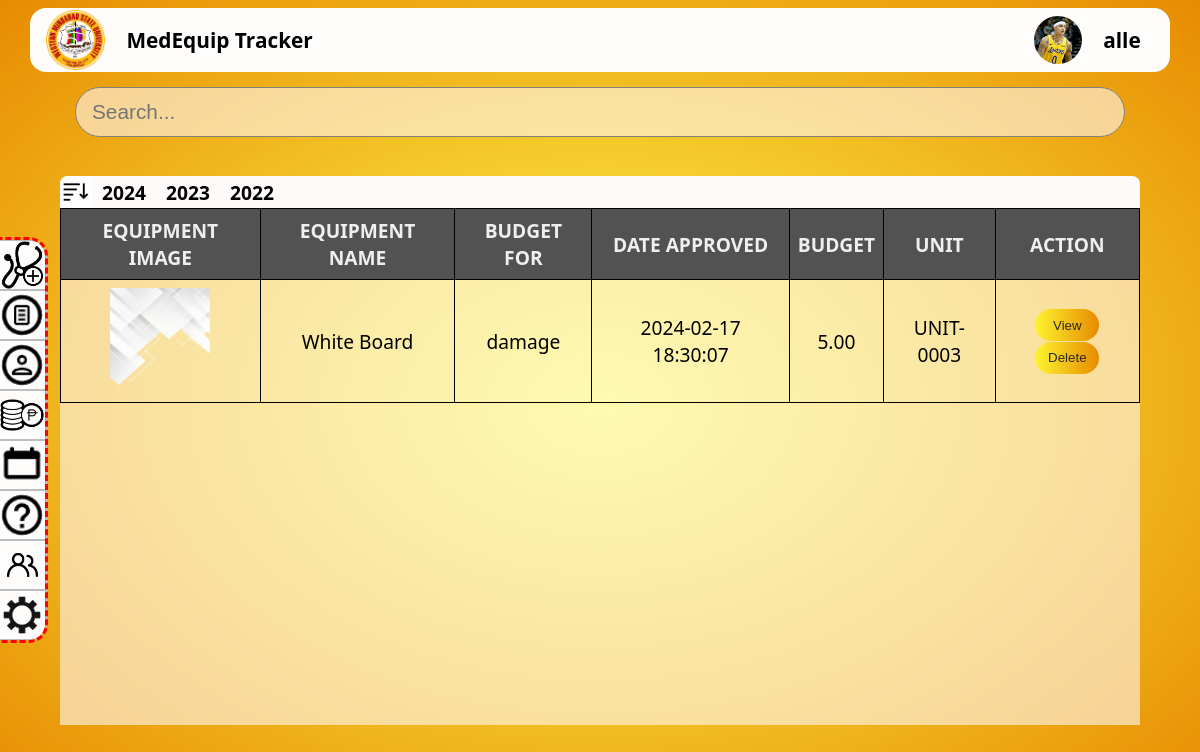
The page /admin panel/budget.php?id=1 (signed in) on the database its author committed.
### tables this page shows
CREATE TABLE `users` (
  `id` int(11) NOT NULL,
  `fullname` varchar(255) NOT NULL,
  `email` varchar(255) NOT NULL,
  `password` varchar(255) NOT NULL,
  `role` enum('admin','user','anonymous') NOT NULL DEFAULT 'anonymous',
  `contact` varchar(15) DEFAULT NULL,
  `department` varchar(255) DEFAULT NULL,
  `profile_img` varchar(255) DEFAULT NULL,
  `username` varchar(255) DEFAULT NULL,
  `gender` varchar(10) DEFAULT NULL,
  `address` varchar(100) DEFAULT NULL
);

CREATE TABLE `approved_requests` (
  `approved_ID` int(11) NOT NULL,
  `request_ID` int(11) DEFAULT NULL,
  `equip_img` varchar(255) DEFAULT NULL,
  `equipment_name` varchar(255) DEFAULT NULL,
  `budget` decimal(10,2) DEFAULT NULL,
  `details_of_equipment` text DEFAULT NULL,
  `date_approved` timestamp NOT NULL DEFAULT current_timestamp()
);

CREATE TABLE `appointment` (
  `request_ID` int(11) NOT NULL,
  `equipment_ID` int(11) DEFAULT NULL,
  `article` varchar(255) DEFAULT NULL,
  `date_request` date DEFAULT NULL,
  `description` text DEFAULT NULL,
  `fullname` varchar(255) DEFAULT NULL,
  `email` varchar(255) DEFAULT NULL,
  `contact_number` varchar(20) DEFAULT NULL,
  `status` varchar(255) NOT NULL DEFAULT 'pending',
  `damage_img` varchar(255) DEFAULT NULL,
  `equip_img` varchar(255) DEFAULT NULL,
  `unit_ID` varchar(255) DEFAULT NULL
);

### functions/header.php (called while the page is built, shortened)
<?php
$id = isset($_GET['id']) ? $_GET['id'] : null;
function getUserInfo($conn, $id) {
    $sql = "SELECT * FROM users WHERE id = '$id'";
    $result = $conn->query($sql);
    if ($result && $result->num_rows > 0) {
        return $result->fetch_assoc();
    } else {
        return null;
    }
}
$userInfo = getUserInfo($conn, $id);
?>

### authentication/auth.php (called while the page is built, shortened)
<?php
$userID = $_SESSION['user_id'];
?>

### admin panel/budget.php (the view, shortened to what this page needs)
<?php
include_once '../dbConfig/dbconnect.php';
include_once '../functions/header.php';
?>
<!DOCTYPE html>
<html lang="en">
<head>
    <link rel="stylesheet" href="../assets/css/index.css">
    <link rel="stylesheet" href="../assets/css/budget.css">
</head>
<body id="body">
    <div class="container1">
        <div class="headerContainer">
            <div class="subHeaderContainer">
                <div class="imageContainer">
                    <div class="subImageContainer">
                        <img class="image" src="../assets/img/medLogo.png" alt="">
                    </div>
                    <div class="nameContainer">
                        <p class="companyName">MedEquip Tracker</p>
                    </div>
                </div>
                <div class="profileContainer">
                    <div class="subProfileContainer">
                        <?php
                            if (!empty($userInfo['profile_img'])) {
                                echo '<img class="headerImg" src="../uploads/' . $userInfo['profile_img'] . '" alt="Profile Image">';
                            } else {
                                echo '<img class="headerImg" src="../assets/img/person-circle.png" alt="Mountain Placeholder">';
                            }
                        ?>
                        </div>
                        <div class="subProfileContainer">
                            <p class="adminName"><?php echo $userInfo['username'] ?? ''; ?></p>
                        </div>
                    </div>
                </div>
            <?php include('sidebar.php'); ?>
        </div>
        <div class="container">
           <div class="searchBarContainer">
                <input class="searchBar" placeholder="Search..." type="text">
           </div>
           <div class="filterContainer">
                <div class="subFilterContainer">
                    <div class="sortContainer">
                        <img class="sort" src="../assets/img/th (2).jpg" alt="">
                    </div>
                    <div class="filter" onclick="changeColor(this)">
                        <p class="year">2024</p>
                    </div>
                    <div class="filter" onclick="changeColor(this)">
                        <p class="year">2023</p>
                    </div>
                    <div class="filter" onclick="changeColor(this)">
                        <p class="year">2022</p>
                    </div>
                </div>
           </div>
           <div class="tableContainer">
                <table>
                    <thead>
                        <tr>
                            <th>EQUIPMENT IMAGE</th>
                            <th>EQUIPMENT NAME</th>
                            <th>BUDGET FOR</th>
                            <th>DATE APPROVED</th>
                            <th>BUDGET</th>
                            <th>UNIT</th>
                            <th>ACTION</th>
                        </tr>
                    </thead>
                    <tbody>
                        <?php
                        $query = "SELECT * FROM approved_requests";
                        $result = $conn->query($query);
                        if ($result->num_rows > 0) {
                            while ($row = $result->fetch_assoc()) {
                                echo "<tr>";
                                echo "<td><img src='../uploads/{$row['equip_img']}' alt='Equipment Image' width='100' height='100'></td>";
                                echo "<td>{$row['equipment_name']}</td>";
                                echo "<td>{$row['details_of_equipment']}</td>";
                                echo "<td>{$row['date_approved']}</td>";
                                echo "<td>{$row['budget']}</td>";
                                $requestID = $row['request_ID'];
                                $unitResult = $conn->query("SELECT unit_ID FROM appointment WHERE request_ID = $requestID");
                                $unitRow = $unitResult->fetch_assoc();
                                echo "<td>{$unitRow['unit_ID']}</td>";
                                echo "<td class='actionContainer'>";
                                echo "<a href='../admin panel/viewBudget.php?request_ID={$requestID}&id={$userID}'><button class='action'>View</button></a>";
                                echo "<button class='action'>Delete</button>";
                                echo "</td>";
                                echo "</tr>";
                            }
                        } else {
                            echo "<tr><td colspan='7'>No records found</td></tr>";
                        }
                        ?>
                    </tbody>
                </table>
           </div>
        </div>
    </div>
</body>
</html>

### assets/css/index.css (style rules this page uses)
* { margin: 0; padding: 0; }
body { background: radial-gradient(rgb(255,252,0, 0.7), rgb(231, 139, 0)); font-family: system-ui, -apple-system; }
.headerContainer { height: 5rem; width: 100%; display: flex; justify-content: center; align-items: center; }
.subHeaderContainer { height: 4rem; width: 90%; border-radius: 1rem; backdrop-filter: blur(1rem); background-color: rgb(255,252,252); display: flex; flex-direction: row; justify-content: space-between; }
.imageContainer { height: 100%; width: 12rem; display: flex; flex-direction: row; }
.subImageContainer { height: 100%; width: 8rem; margin-left: 1rem; display: flex; justify-content: center; align-items: center; }
.nameContainer { height: 100%; width: 14rem; }
.nameContainer p { font-size: 1.3rem; }
.profileContainer { height: 100%; width: 12rem; display: flex; flex-direction: row; justify-content: right; cursor: pointer; }
.subProfileContainer { height: 100%; width: 4rem; display: flex; justify-content: center; align-items: center; }
.headerImg { border-radius: 5rem; width: 3rem; height: 3rem; }
.profileContainer p { font-size: 1.3rem; }
.image { height: 3.7rem; }
.companyName { display: none; }
.adminName, .userName { display: none; }
.container { height: 91vh; display: flex; flex-direction: column; align-items: center; }
.searchBarContainer { height: 4rem; width: 100%; display: flex; justify-content: center; align-items: center; }
.searchBar { height: 3rem; width: 86%; border-radius: 10rem; border: solid gray 1px; padding-left: 1rem; font-size: 1.3rem; background-color: rgba(255, 250, 250, 0.582); }
.filterContainer { height: 2rem; width: 100%; margin-top: 2rem; display: flex; justify-content: center; align-items: center; }
.subFilterContainer { height: 100%; width: 90%; background-color: snow; border-radius: 0.5rem 0.5rem 0rem 0rem; overflow-y: auto; display: flex; flex-direction: row; }
.sortContainer { height: 100%; width: 2rem; display: flex; justify-content: center; align-items: center; cursor: pointer; }
.sort { height: 2rem; }
.filter { height: 100%; width: 4rem; display: flex; justify-content: center; align-items: center; cursor: pointer; }
.year { font-size: 1.2rem; font-weight: bold; }
.tableContainer { height: 71%; width: 90%; background-color: rgba(255, 250, 250, 0.582); overflow-x: auto; }
.action { height: 2rem; width: 4rem; border-radius: 1rem; border: none; background: linear-gradient(to right, rgb(255,252,0, 0.7), rgb(231, 139, 0)); color: rgb(41,41,41); cursor: pointer; transition: all 0.15s; }
@media only screen and (min-width: 1025px) and (max-width: 1440px) { .subHeaderContainer { width: 95%; display: flex; justify-content: space-between; } }
@media only screen and (min-width: 1025px) and (max-width: 1440px) { .adminName, .userName { display: block; } }
@media only screen and (min-width: 1025px) and (max-width: 1440px) { .companyName { display: block; justify-content: center; align-items: center; } }
@media only screen and (min-width: 1025px) and (max-width: 1440px) { .nameContainer { display: flex; justify-content: center; align-items: center; width: 18rem; margin-left: 1rem; font-weight: bold; font-size: 1.5rem; } }
@media only screen and (min-width: 1025px) and (max-width: 1440px) { .adminName, .userName { font-weight: bold; font-size: 1.5rem; } }
@media only screen and (min-width: 1025px) and (max-width: 1440px) { .profileContainer { padding-right: 1rem; } }
@media only screen and (min-width: 1025px) and (max-width: 1440px) { .imageContainer { width: 18rem; } }
@media only screen and (min-width: 1025px) and (max-width: 1440px) { .subImageContainer { width: 4rem; } }
@media only screen and (min-width: 1025px) and (max-width: 1440px) { .tableContainer { height: 71%; width: 90%; background-color: rgba(255, 250, 250, 0.582); overflow-x: auto; } }
@media only screen and (min-width: 1025px) and (max-width: 1440px) { table { border-collapse: collapse; text-align: center; width: 100%; } }
@media only screen and (min-width: 1025px) and (max-width: 1440px) { th { background-color: rgb(82,82,82); color: rgb(239,239,239); } }
@media only screen and (min-width: 1025px) and (max-width: 1440px) { th, td { border: solid black 1px; height: 2.5rem; padding: 0.5rem; justify-content: center; align-items: center; font-size: 1.2rem; } }

### rows shown on the page
users: profile_img (picture), username "alle"
approved_requests: equip_img (picture), equipment_name "White Board", details_of_equipment "damage", date_approved "2024-02-17 18:30:07", budget "5.00", request_ID.unit_ID "UNIT-0003"
